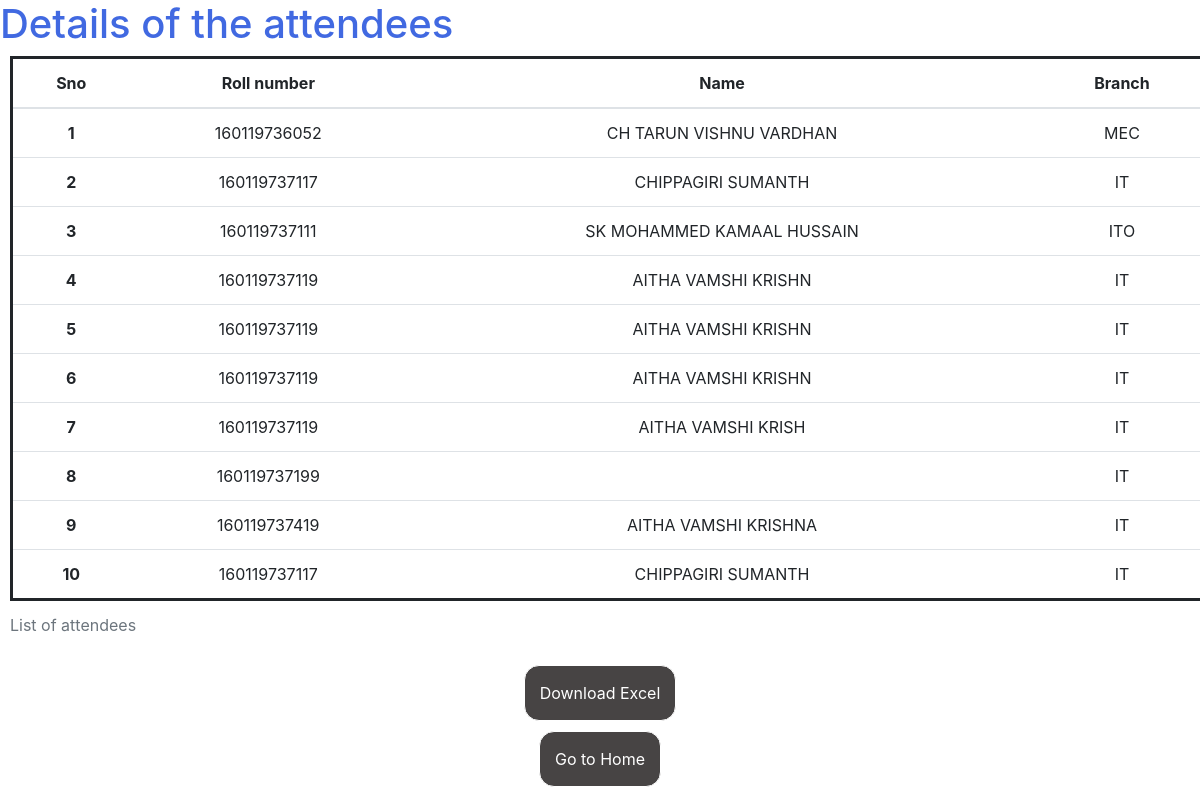
/viewattendees/, run on the app's committed database.
### meetings/models.py (models this page shows)
class rollnumber(models.Model):
    rollno=models.BigIntegerField('Roll Number',blank=False)
    name=models.CharField(max_length=100,blank=True)
    branch=models.CharField(max_length=100,blank=True)

### meetings/views.py (the view)
# urls.py: path('viewattendees/',views.attendeelist,name="list"),
def attendeelist(request):
    attendee_list=rollnumber.objects.distinct()
    return render(request,'meetings/attendees.html',{'attendee_list':attendee_list})

### meetings/templates/meetings/attendees.html (shortened to what this page needs)
<!DOCTYPE html>
<html lang="en">
<head>
    <link rel="stylesheet" href="https://stackpath.bootstrapcdn.com/bootstrap/4.1.3/css/bootstrap.min.css">
</head>
<body>
    {%block content %}
    <h1 style="color:royalblue;">Details of the attendees </h1>
    <table class="table" style="border:3px solid;text-align: center;margin-left:10px;">
        <caption>List of attendees</caption>
        <thead>
          <tr>
            <th scope="col">Sno</th>
            <th scope="col">Roll number</th>
            <th scope="col">Name</th>
            <th scope="col">Branch</th>
          </tr>
        </thead>
        <tbody>
        {% for attendee in attendee_list %}
                <tr>
                <th scope="row">{{forloop.counter}}</th>
                <td>{{attendee.rollno}}</td>
                <td>{{attendee.name}}</td>
                <td>{{attendee.branch}}</td>
                </tr>
        {% endfor %}
    </tbody>
    </table>
    <div class="container" style="display: flex;
    justify-content: center;
    align-items: center; ">
    <a href="{% url 'attendee_csv' %}" style="text-decoration: none;"><button style="cursor:pointer; background:rgb(71, 68, 68); padding:15px; color:white; border:1px solid;border-radius:15px;display:flex;justify-content:center;align-items: center;">Download Excel</button></a>
    </div>
    <div class="container" style="display: flex;
    justify-content: center;
    align-items: center; ">
    <a href="{% url 'landingpage' %}" style="text-decoration: none;"><button style="cursor:pointer; background:rgb(71, 68, 68);margin-top:10px; padding:15px; color:white; border:1px solid;border-radius:15px;display:flex;justify-content:center;align-items: center;">Go to Home</button></a>
    </div>
    {% endblock %}
</body>
</html>

### data on the page
rollnumber: rollno "160119736052", name "CH TARUN VISHNU VARDHAN", branch "MEC"
rollnumber: rollno "160119737117", name "CHIPPAGIRI SUMANTH", branch "IT"
rollnumber: rollno "160119737111", name "SK MOHAMMED KAMAAL HUSSAIN", branch "ITO"
rollnumber: rollno "160119737119", name "AITHA VAMSHI KRISHN", branch "IT"
rollnumber: rollno "160119737119", name "AITHA VAMSHI KRISHN", branch "IT"
rollnumber: rollno "160119737119", name "AITHA VAMSHI KRISHN", branch "IT"
rollnumber: rollno "160119737119", name "AITHA VAMSHI KRISH", branch "IT"
rollnumber: rollno "160119737199", branch "IT"
rollnumber: rollno "160119737419", name "AITHA VAMSHI KRISHNA", branch "IT"
rollnumber: rollno "160119737117", name "CHIPPAGIRI SUMANTH", branch "IT"
